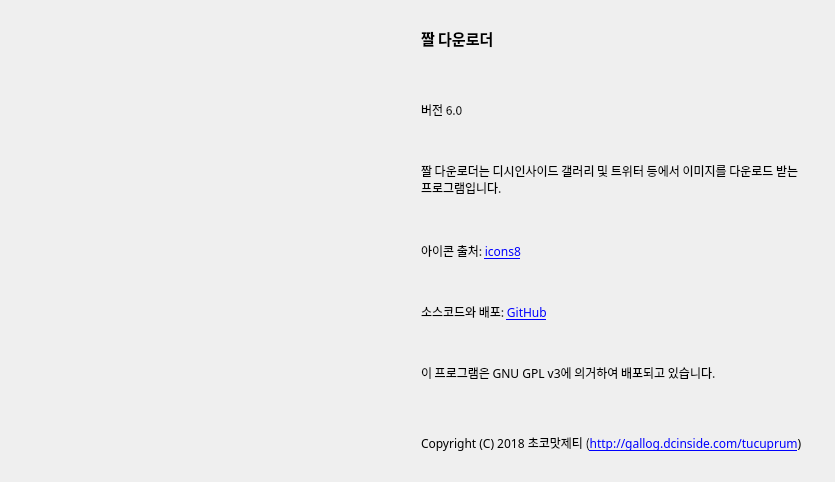
<?xml version="1.0" encoding="UTF-8"?>
<ui version="4.0">
 <class>dialog</class>
 <widget class="QDialog" name="dialog">
  <property name="geometry">
   <rect>
    <x>0</x>
    <y>0</y>
    <width>835</width>
    <height>482</height>
   </rect>
  </property>
  <property name="sizePolicy">
   <sizepolicy hsizetype="Minimum" vsizetype="Minimum">
    <horstretch>0</horstretch>
    <verstretch>0</verstretch>
   </sizepolicy>
  </property>
  <property name="windowTitle">
   <string>짤 다운로더 정보</string>
  </property>
  <layout class="QGridLayout" name="gridLayout">
   <item row="0" column="0">
    <widget class="QLabel" name="label_5">
     <property name="text">
      <string>&lt;html&gt;&lt;head/&gt;&lt;body&gt;&lt;p&gt;&lt;img width=100 src=&quot;:/newPrefix/main.png&quot;/&gt;&lt;/p&gt;&lt;/body&gt;&lt;/html&gt;</string>
     </property>
    </widget>
   </item>
   <item row="0" column="1">
    <layout class="QVBoxLayout" name="verticalLayout">
     <property name="spacing">
      <number>5</number>
     </property>
     <item>
      <widget class="QLabel" name="label">
       <property name="font">
        <font>
         <family>Malgun Gothic</family>
        </font>
       </property>
       <property name="text">
        <string>&lt;html&gt;&lt;head/&gt;&lt;body&gt;&lt;p&gt;&lt;span style=&quot; font-size:11pt; font-weight:600;&quot;&gt;짤 다운로더&lt;/span&gt;&lt;/p&gt;&lt;/body&gt;&lt;/html&gt;</string>
       </property>
      </widget>
     </item>
     <item>
      <spacer name="verticalSpacer">
       <property name="orientation">
        <enum>Qt::Vertical</enum>
       </property>
       <property name="sizeType">
        <enum>QSizePolicy::Minimum</enum>
       </property>
       <property name="sizeHint" stdset="0">
        <size>
         <width>20</width>
         <height>10</height>
        </size>
       </property>
      </spacer>
     </item>
     <item>
      <widget class="QLabel" name="label_2">
       <property name="font">
        <font>
         <family>Malgun Gothic</family>
        </font>
       </property>
       <property name="text">
        <string>버전 6.0</string>
       </property>
      </widget>
     </item>
     <item>
      <spacer name="verticalSpacer_3">
       <property name="orientation">
        <enum>Qt::Vertical</enum>
       </property>
       <property name="sizeType">
        <enum>QSizePolicy::Minimum</enum>
       </property>
       <property name="sizeHint" stdset="0">
        <size>
         <width>20</width>
         <height>10</height>
        </size>
       </property>
      </spacer>
     </item>
     <item>
      <widget class="QLabel" name="label_7">
       <property name="font">
        <font>
         <family>Malgun Gothic</family>
        </font>
       </property>
       <property name="text">
        <string>&lt;html&gt;&lt;head/&gt;&lt;body&gt;&lt;p&gt;짤 다운로더는 디시인사이드 갤러리 및 트위터 등에서 이미지를 다운로드 받는 프로그램입니다.&lt;/p&gt;&lt;/body&gt;&lt;/html&gt;</string>
       </property>
       <property name="wordWrap">
        <bool>true</bool>
       </property>
      </widget>
     </item>
     <item>
      <spacer name="verticalSpacer_4">
       <property name="orientation">
        <enum>Qt::Vertical</enum>
       </property>
       <property name="sizeType">
        <enum>QSizePolicy::Minimum</enum>
       </property>
       <property name="sizeHint" stdset="0">
        <size>
         <width>20</width>
         <height>10</height>
        </size>
       </property>
      </spacer>
     </item>
     <item>
      <widget class="QLabel" name="label_3">
       <property name="font">
        <font>
         <family>Malgun Gothic</family>
        </font>
       </property>
       <property name="text">
        <string>&lt;html&gt;&lt;head/&gt;&lt;body&gt;&lt;p&gt;아이콘 출처: &lt;a href=&quot;https://icons8.com&quot;&gt;&lt;span style=&quot; text-decoration: underline; color:#0000ff;&quot;&gt;icons8&lt;/span&gt;&lt;/a&gt;&lt;/p&gt;&lt;/body&gt;&lt;/html&gt;</string>
       </property>
       <property name="openExternalLinks">
        <bool>true</bool>
       </property>
      </widget>
     </item>
     <item>
      <widget class="QLabel" name="label_4">
       <property name="font">
        <font>
         <family>Malgun Gothic</family>
        </font>
       </property>
       <property name="text">
        <string>&lt;html&gt;&lt;head/&gt;&lt;body&gt;&lt;p&gt;소스코드와 배포: &lt;a href=&quot;https://github.com/tucuprum/jjal_downloader&quot;&gt;&lt;span style=&quot; text-decoration: underline; color:#0000ff;&quot;&gt;GitHub&lt;/span&gt;&lt;/a&gt;&lt;/p&gt;&lt;/body&gt;&lt;/html&gt;</string>
       </property>
       <property name="openExternalLinks">
        <bool>true</bool>
       </property>
      </widget>
     </item>
     <item>
      <widget class="QLabel" name="label_6">
       <property name="font">
        <font>
         <family>Malgun Gothic</family>
        </font>
       </property>
       <property name="text">
        <string>이 프로그램은 GNU GPL v3에 의거하여 배포되고 있습니다.</string>
       </property>
      </widget>
     </item>
     <item>
      <spacer name="verticalSpacer_2">
       <property name="orientation">
        <enum>Qt::Vertical</enum>
       </property>
       <property name="sizeType">
        <enum>QSizePolicy::Minimum</enum>
       </property>
       <property name="sizeHint" stdset="0">
        <size>
         <width>20</width>
         <height>10</height>
        </size>
       </property>
      </spacer>
     </item>
     <item>
      <widget class="QLabel" name="label_8">
       <property name="font">
        <font>
         <family>Malgun Gothic</family>
        </font>
       </property>
       <property name="text">
        <string>&lt;html&gt;&lt;head/&gt;&lt;body&gt;&lt;p&gt;Copyright (C) 2018 초코맛제티 (&lt;a href=&quot;http://gallog.dcinside.com/tucuprum&quot;&gt;&lt;span style=&quot; text-decoration: underline; color:#0000ff;&quot;&gt;http://gallog.dcinside.com/tucuprum&lt;/span&gt;&lt;/a&gt;)&lt;/p&gt;&lt;/body&gt;&lt;/html&gt;</string>
       </property>
      </widget>
     </item>
    </layout>
   </item>
  </layout>
 </widget>
 <resources>
  <include location="icons/default.qrc"/>
 </resources>
 <connections/>
</ui>
